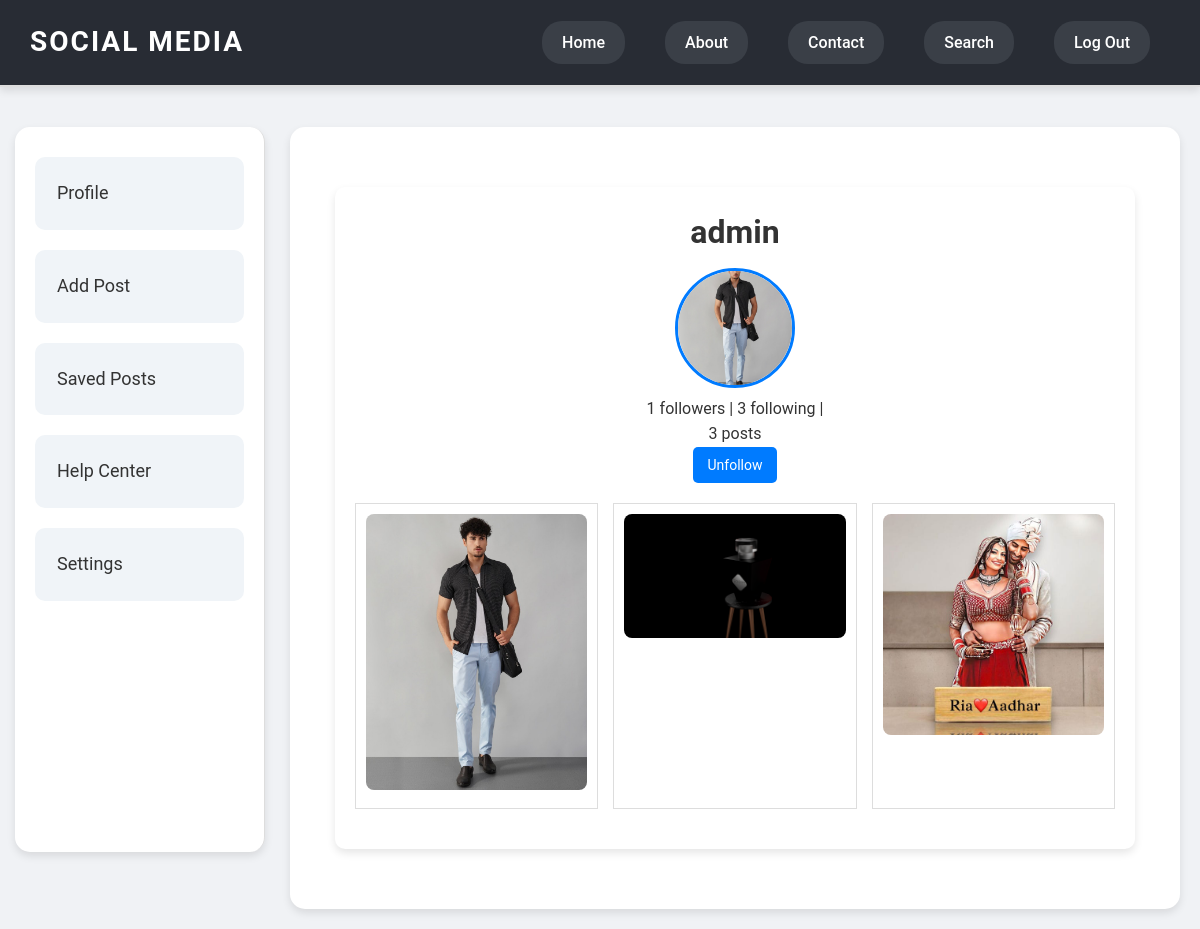
/accounts/profile/admin/ (signed in), run on the app's committed database.
### accounts/models.py (models this page shows, shortened)
class UserProfile(AbstractUser):
    bio = models.TextField(blank=True)
    profile_image = models.ImageField(upload_to='profile_pics/', blank=True, null=True)
    first_name = models.CharField(max_length=30, blank=True)
    last_name = models.CharField(max_length=30, blank=True)
    mobile_no = models.CharField(max_length=15, blank=True)
    email = models.EmailField(unique=True, blank=True, null=True)
    birth_date = models.DateField(null=True, blank=True)
    country = models.CharField(max_length=50, blank=True)

### posts/models.py (models this page shows)
class Post(models.Model):
    user = models.ForeignKey(UserProfile, on_delete=models.CASCADE)
    caption = models.CharField(max_length=255)
    image = models.ImageField(upload_to='posts/', blank=True, null=True)
    created_at = models.DateTimeField(auto_now_add=True)
    def get_like_count(self):
        return self.likes.count()  # ✅ Fixed
    get_like_count.short_description = 'Likes'
    def get_comment_count(self):
        return self.comments.count()  # ✅ Use 'comments' from related_name
    get_comment_count.short_description = 'Comments'

### accounts/views.py (the view)
# urls.py: path('profile/<str:username>/', views.user_profile, name='user_profile'),
@login_required
def user_profile(request, username):
    profile_user = get_object_or_404(UserProfile, username=username)
    is_following = Follow.objects.filter(follower=request.user, following=profile_user).exists()
    followers_count = Follow.objects.filter(following=profile_user).count()
    following_count = Follow.objects.filter(follower=profile_user).count()
    posts = profile_user.post_set.all()  # Assuming the Post model has a foreign key to UserProfile
    return render(request, 'accounts/user_profile.html', {
        'profile_user': profile_user,
        'is_following': is_following,
        'followers_count': followers_count,
        'following_count': following_count,
        'posts': posts
    })

### accounts/templates/accounts/user_profile.html (shortened to what this page needs)
{% extends 'base.html' %}
{% load static %}
{% block content %}
<main>
    <h1>{{ profile_user.username }}</h1>
    {% if profile_user.profile_image %}
    <img src="{{ profile_user.profile_image.url }}" alt="Profile Image"
        class="profile-img">
    {% else %}
    <img src="{% static 'default_profile.png' %}" alt="Profile Image"
        class="profile-img">
    {% endif %}
    <p>{{ followers_count }} followers | {{ following_count }} following |
        <p>{{ posts.count }} posts</p>
    </p>
    {% if profile_user != user %}
    <form method="post"
        action="{% if is_following %}{% url 'unfollow_user' profile_user.username %}{% else %}{% url 'follow_user' profile_user.username %}{% endif %}">
        <button type="submit">
            {% if is_following %}
            Unfollow
            {% else %}
            Follow
            {% endif %}
        </button>
    </form>
    {% endif %}
    <div class="post-grid">
        {% for post in posts %}
        <div class="post">
            <img src="{{ post.image.url }}" alt="Post Image">
        </div>
        {% endfor %}
    </div>
</main>
{% endblock %}

### posts/static/styles.css (style rules this page uses)
body { font-family: Arial, sans-serif; margin: 0; padding: 0; }
main { margin-left: 220px; padding: 20px; }
.post { border: 1px solid #ddd; padding: 10px; margin-bottom: 20px; }
.post img { width: 500px; height: 400px; object-fit: cover; }

### data on the page
UserProfile: username "admin", profile_image (picture), count "3"
Post: image (picture)
Post: image (picture)
Post: image (picture)

### other printed values
{{ followers_count }} "1"
{{ following_count }} "3"
